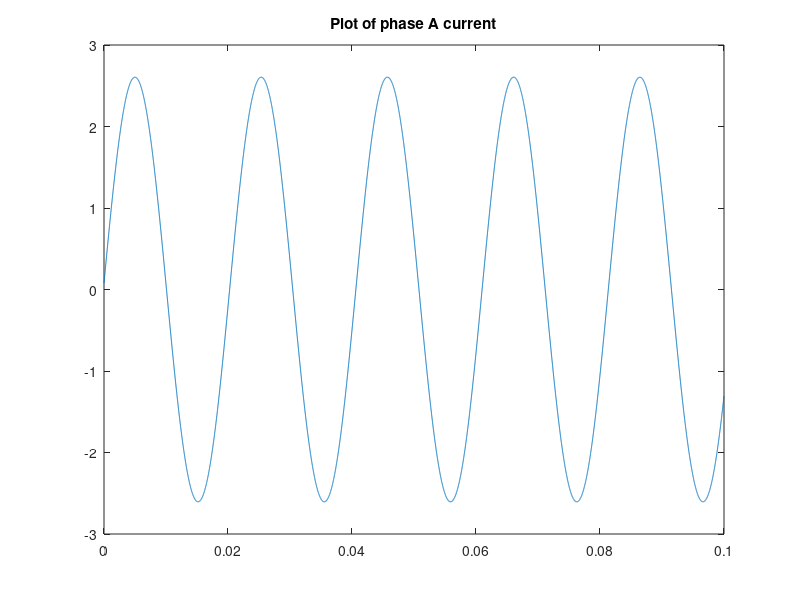
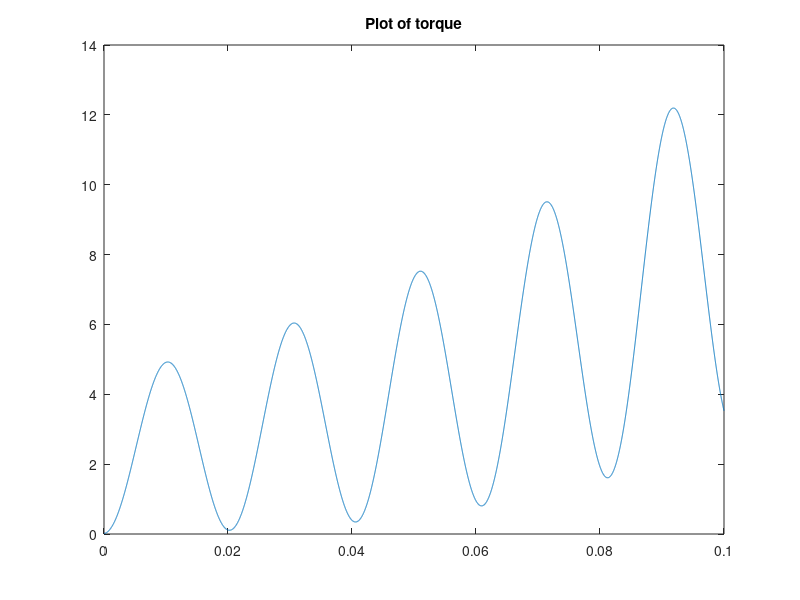

These figures' MATLAB source, in order:
clear
clc

clc; clear;
% Intialization

j = sqrt(-1);
Rr  =  1.39e-3;             % ohm, Rotor resistance
Rs  =  1.343e-3;            % ohm, Stator resistance
fb  =  50;                  % Hz, Base frequency
p   =  6;                   % Number of poles
M   =  6;                   % sec, mechanical time constant
Pb  =  1.45e6;              % W, base power
Ib  =  1723*sqrt(2);        % A, base current
we  =  2*pi*fb;             % erad/s, synchronous speed
wmb =  we*(2/p);            % mrad/s, mechanical base speed
Tb  =  13.944e3;            % Nm, rated torque
Vb  = 331.98*sqrt(2);       % V, supply phase peak voltage
J = p/2*Pb*M/(wmb^2);       % inertia


% Impedance and angular speed calculations
Lls     =  0.1044e-3;       % H, Stator inducatnce
Llr     =  0.0498e-3;       % H, Rotor inductance
Lm      =  1.77016e-3;      % H, Magnetizing Inductance 
Lr      = Llr + Lm;
Ls      = Lls + Lm;

Xls     =  Lls*we;          % Ohm, Stator impedance
Xlr     =  Llr*we;          % Ohm, Rotor impedance
Xm      =  Lm*we;           % Ohm, Magnetizing impedance
wb      =  2*pi*fb;         % rad/s, Base speed
Xmstar  =  1/(1/Xls+1/Xm+1/Xlr);


% part a condition
slip = 0.0177;
wrotor = wb*(1-slip);      % rad/s, Base speed
w = 0;  % stationary frame
 
%% transient constants
sigma = 1 - Lm^2/(Ls*Lr);
Ls_prime = sigma*Ls;

Vsp = Vb/sqrt(2) * exp(j*we);
% Isp = Vsp / (Rs + j*Xls);
% Irp = Isp*j*Xm / (j*Xm + j*Xlr + Rr/slip);

Erp = Vsp * j*Xm / (Rs + j*(Xls + Xm));
Eqd_prime = (1-slip)*Lm/Lr*Erp;
eig = -Rs/Ls_prime;
Isc = -Eqd_prime / (Rs + j*wrotor*Ls_prime);
C = Vsp/(j*wrotor*Ls_prime);

t = linspace(0,0.1,10000);
iqds = C*exp(-eig*t) + Isc*exp(j*wrotor*t);
iqdr = iqds * j*Xm/ (j*Xm + j*Xlr + Rr/slip);
iqs = real(iqds);
ids = -imag(iqds);
iqr = real(iqdr);
idr = -imag(iqdr);
T_transient = 3/2*p/6*Lm * (ids.*iqr - iqs.*idr);
plot(t, -real(iqds/Ib));
title('Plot of phase A current')
figure
plot(t, T_transient/Tb);
title('Plot of torque')